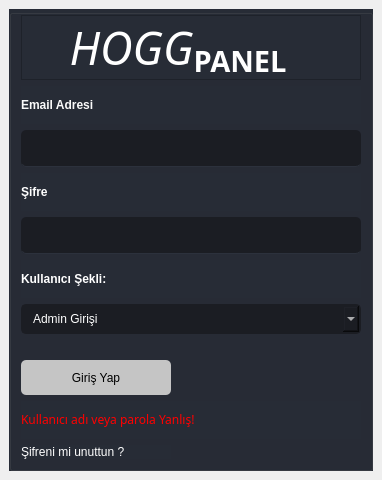
<?xml version="1.0" encoding="UTF-8"?>
<ui version="4.0">
 <class>LoginWindow</class>
 <widget class="QMainWindow" name="LoginWindow">
  <property name="geometry">
   <rect>
    <x>0</x>
    <y>0</y>
    <width>382</width>
    <height>480</height>
   </rect>
  </property>
  <property name="windowTitle">
   <string>Login Sayfası</string>
  </property>
  <property name="windowIcon">
   <iconset>
    <normaloff>:/icons/logo.png</normaloff>:/icons/logo.png</iconset>
  </property>
  <property name="styleSheet">
   <string notr="true"/>
  </property>
  <widget class="QWidget" name="centralwidget">
   <layout class="QHBoxLayout" name="horizontalLayout">
    <item>
     <widget class="QGroupBox" name="grp_login">
      <property name="styleSheet">
       <string notr="true">background-color: rgb(39, 44, 54);</string>
      </property>
      <property name="title">
       <string/>
      </property>
      <layout class="QVBoxLayout" name="verticalLayout">
       <property name="topMargin">
        <number>0</number>
       </property>
       <item>
        <widget class="QFrame" name="frame">
         <property name="frameShape">
          <enum>QFrame::StyledPanel</enum>
         </property>
         <property name="frameShadow">
          <enum>QFrame::Raised</enum>
         </property>
         <layout class="QHBoxLayout" name="horizontalLayout_2">
          <property name="leftMargin">
           <number>0</number>
          </property>
          <property name="topMargin">
           <number>0</number>
          </property>
          <property name="rightMargin">
           <number>0</number>
          </property>
          <property name="bottomMargin">
           <number>0</number>
          </property>
          <item>
           <widget class="QLabel" name="lbl_spTitle_2">
            <property name="font">
             <font>
              <family>Meiryo</family>
              <pointsize>34</pointsize>
             </font>
            </property>
            <property name="styleSheet">
             <string notr="true">color: rgb(255, 255, 255);</string>
            </property>
            <property name="text">
             <string>&lt;html&gt;&lt;head/&gt;&lt;body&gt;&lt;p&gt;&lt;span style=&quot; font-style:italic;&quot;&gt;HOGG&lt;/span&gt;&lt;span style=&quot; vertical-align:sub;&quot;/&gt;&lt;span style=&quot; font-weight:600; vertical-align:sub;&quot;&gt;PANEL&lt;/span&gt;&lt;/p&gt;&lt;/body&gt;&lt;/html&gt;</string>
            </property>
            <property name="alignment">
             <set>Qt::AlignCenter</set>
            </property>
           </widget>
          </item>
          <item>
           <widget class="QPushButton" name="btn_girisCik">
            <property name="minimumSize">
             <size>
              <width>20</width>
              <height>20</height>
             </size>
            </property>
            <property name="maximumSize">
             <size>
              <width>20</width>
              <height>20</height>
             </size>
            </property>
            <property name="styleSheet">
             <string notr="true">QPushButton{

color: #000;
border-radius:5px;
border-style:none;

}
QPushButton:hover{
background-color: rgb(85, 170, 127);

}
QPushButton:pressed{
background-color: rgb(0, 220, 220);
}</string>
            </property>
            <property name="text">
             <string/>
            </property>
            <property name="icon">
             <iconset resource="files.qrc">
              <normaloff>:/16x16/icons/16x16/cil-x-circle.png</normaloff>:/16x16/icons/16x16/cil-x-circle.png</iconset>
            </property>
           </widget>
          </item>
         </layout>
        </widget>
       </item>
       <item>
        <widget class="QLabel" name="label">
         <property name="font">
          <font>
           <pointsize>9</pointsize>
          </font>
         </property>
         <property name="text">
          <string>&lt;html&gt;&lt;head/&gt;&lt;body&gt;&lt;p&gt;&lt;span style=&quot; font-weight:600; color:#fafafa;&quot;&gt;Email Adresi&lt;/span&gt;&lt;/p&gt;&lt;/body&gt;&lt;/html&gt;</string>
         </property>
        </widget>
       </item>
       <item>
        <widget class="QLineEdit" name="txt_kullaniciadi">
         <property name="styleSheet">
          <string notr="true">background-color: rgb(27, 29, 35);
padding: 10px;
border-radius: 5px;
border-bottom: 1px solid rgb(44, 49, 60);
gridline-color: rgb(44, 49, 60);
color: rgb(255, 255, 255);</string>
         </property>
        </widget>
       </item>
       <item>
        <widget class="QLabel" name="label_2">
         <property name="font">
          <font>
           <pointsize>9</pointsize>
          </font>
         </property>
         <property name="text">
          <string>&lt;html&gt;&lt;head/&gt;&lt;body&gt;&lt;p&gt;&lt;span style=&quot; font-weight:600; color:#fefefe;&quot;&gt;Şifre&lt;/span&gt;&lt;/p&gt;&lt;/body&gt;&lt;/html&gt;</string>
         </property>
        </widget>
       </item>
       <item>
        <widget class="QLineEdit" name="txt_sifre">
         <property name="styleSheet">
          <string notr="true">background-color: rgb(27, 29, 35);
	padding: 10px;
	border-radius: 5px;
	border-bottom: 1px solid rgb(44, 49, 60);
	gridline-color: rgb(44, 49, 60);
color: rgb(255, 255, 255);</string>
         </property>
        </widget>
       </item>
       <item>
        <widget class="QLabel" name="label_3">
         <property name="font">
          <font>
           <pointsize>9</pointsize>
          </font>
         </property>
         <property name="text">
          <string>&lt;html&gt;&lt;head/&gt;&lt;body&gt;&lt;p&gt;&lt;span style=&quot; font-weight:600; color:#ffffff;&quot;&gt;Kullanıcı Şekli:&lt;/span&gt;&lt;/p&gt;&lt;/body&gt;&lt;/html&gt;</string>
         </property>
        </widget>
       </item>
       <item>
        <widget class="QComboBox" name="cmb_giris_tipi">
         <property name="styleSheet">
          <string notr="true">QComboBox{
	background-color: rgb(27, 29, 35);
	border-radius: 5px;
	border: 2px solid rgb(27, 29, 35);
	padding: 5px;
	padding-left: 10px;
	
	color: rgb(255, 255, 255);
}
QComboBox:hover{
	border: 2px solid rgb(64, 71, 88);
}
QComboBox QAbstractItemView {
	color: rgb(85, 170, 255);	
	background-color: rgb(27, 29, 35);
	padding: 10px;
	selection-background-color: rgb(39, 44, 54);
}</string>
         </property>
         <item>
          <property name="text">
           <string>Admin Girişi</string>
          </property>
         </item>
         <item>
          <property name="text">
           <string>Personel Girişi</string>
          </property>
         </item>
        </widget>
       </item>
       <item>
        <spacer name="horizontalSpacer">
         <property name="orientation">
          <enum>Qt::Horizontal</enum>
         </property>
         <property name="sizeHint" stdset="0">
          <size>
           <width>40</width>
           <height>20</height>
          </size>
         </property>
        </spacer>
       </item>
       <item>
        <widget class="QPushButton" name="btn_girisyap">
         <property name="maximumSize">
          <size>
           <width>150</width>
           <height>35</height>
          </size>
         </property>
         <property name="styleSheet">
          <string notr="true">QPushButton{
background-color: rgb(197, 197, 197);
color: #000;
border-radius:5px;


}
QPushButton:hover{
background-color: rgb(85, 170, 127);

}
QPushButton:pressed{
background-color: rgb(0, 220, 220);
}</string>
         </property>
         <property name="text">
          <string>Giriş Yap</string>
         </property>
        </widget>
       </item>
       <item>
        <widget class="QLabel" name="lbl_invalid">
         <property name="font">
          <font>
           <family>MS Reference Sans Serif</family>
           <pointsize>9</pointsize>
          </font>
         </property>
         <property name="text">
          <string>&lt;html&gt;&lt;head/&gt;&lt;body&gt;&lt;p&gt;&lt;span style=&quot; color:#ff0000;&quot;&gt;Kullanıcı adı veya parola Yanlış!&lt;/span&gt;&lt;/p&gt;&lt;/body&gt;&lt;/html&gt;</string>
         </property>
        </widget>
       </item>
       <item>
        <widget class="QPushButton" name="btn_sifreDegis">
         <property name="minimumSize">
          <size>
           <width>150</width>
           <height>0</height>
          </size>
         </property>
         <property name="maximumSize">
          <size>
           <width>150</width>
           <height>16777215</height>
          </size>
         </property>
         <property name="styleSheet">
          <string notr="true">QPushButton{
border-style:none;
color: rgb(255, 255, 255);
text-align:left;
}
QPushButton::hover{
color:rgb(85, 85, 255);
}</string>
         </property>
         <property name="text">
          <string>Şifreni mi unuttun ?</string>
         </property>
        </widget>
       </item>
      </layout>
     </widget>
    </item>
   </layout>
  </widget>
 </widget>
 <resources>
  <include location="files.qrc"/>
 </resources>
 <connections/>
</ui>
